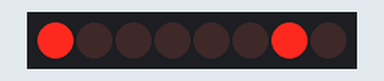
Simulated run of this sketch. Board: Arduino Uno, built with avr-gcc and run on an emulated ATmega328P. Shown: 8 shift-register outputs drawn as a row of LEDs (first output left, lit = HIGH). Wiring (inferred from the names in the program): shift register (74HC595): data pin 10; shift clock pin 8; latch pin 9. Wiring (inferred from the signals the program sends): row of LEDs: on Q0, Q1, Q2, Q3, Q4, Q5, Q6, Q7.

Above: at 0.2 s.
At 1.7 s:
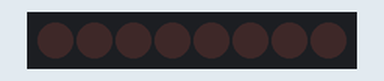
Timing chart, 0 to 3.0 s (numbered marks = the images above):
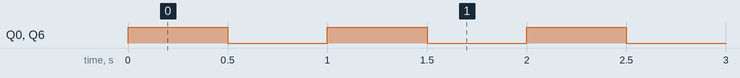

The sketch:

ShiftRegister.ino
```cpp
/*

          Este código é copiado do professor de demonstra o uso de um shift register 74HC595 a partir da função interna do Arduíno "shiftOut".

*/


// ========================================================================================================
// --- Mapeamento de Hardware ---
#define    clk      8
#define    latch    9
#define    data    10


// ========================================================================================================
// --- Variáveis Globais ---
byte   num = 0x00;


// ========================================================================================================
// --- Configurações Iniciais ---
void setup()
{
   pinMode(clk,   OUTPUT);
   pinMode(data,  OUTPUT);
   pinMode(latch, OUTPUT);


} //end setup


// ========================================================================================================
// --- Loop Infinito ---
void loop()
{


  num ^= 0b10000010; // num = num xor 10000010

  shiftOut(data, clk, LSBFIRST, num); // 1000010
  digitalWrite(latch,  LOW);
  digitalWrite(latch, HIGH);
  digitalWrite(latch,  LOW);
  delay(500);


} //end loop
```

Measured:
- by itself, Q0, Q6: alternates HIGH for 0.50 s and LOW for 0.50 s
